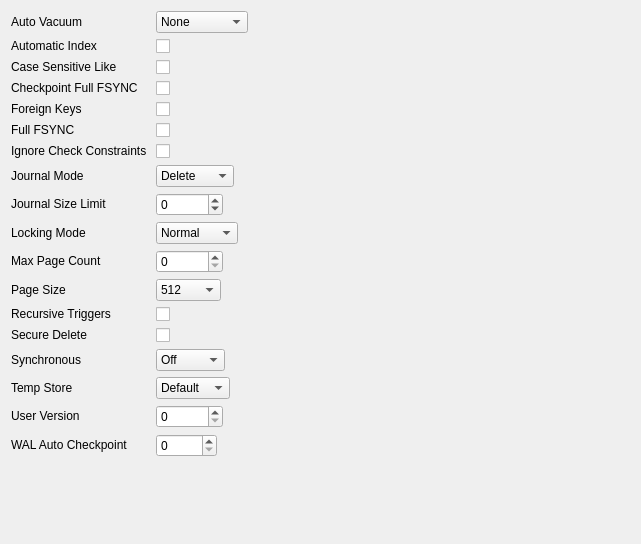
          <widget class="QWidget" name="scrollAreaWidgetContents">
           <property name="geometry">
            <rect>
             <x>0</x>
             <y>0</y>
             <width>641</width>
             <height>544</height>
            </rect>
           </property>
           <layout class="QFormLayout" name="formLayout">
            <property name="fieldGrowthPolicy">
             <enum>QFormLayout::ExpandingFieldsGrow</enum>
            </property>
            <item row="0" column="0">
             <widget class="QLabel" name="labelPragmaAutoVacuum">
              <property name="text">
               <string notr="true">&lt;html&gt;&lt;head/&gt;&lt;body&gt;&lt;p&gt;Auto Vacuum &lt;a href=&quot;http://www.sqlite.org/pragma.html#pragma_auto_vacuum&quot;&gt;&lt;img src=&quot;:/icons/whatis&quot;/&gt;&lt;/a&gt;&lt;/p&gt;&lt;/body&gt;&lt;/html&gt;</string>
              </property>
              <property name="openExternalLinks">
               <bool>true</bool>
              </property>
              <property name="textInteractionFlags">
               <set>Qt::LinksAccessibleByMouse</set>
              </property>
              <property name="buddy">
               <cstring>comboboxPragmaAutoVacuum</cstring>
              </property>
             </widget>
            </item>
            <item row="0" column="1">
             <widget class="QComboBox" name="comboboxPragmaAutoVacuum">
              <item>
               <property name="text">
                <string notr="true">None</string>
               </property>
              </item>
              <item>
               <property name="text">
                <string notr="true">Full</string>
               </property>
              </item>
              <item>
               <property name="text">
                <string notr="true">Incremental</string>
               </property>
              </item>
             </widget>
            </item>
            <item row="1" column="0">
             <widget class="QLabel" name="labelPragmaAutomaticIndex">
              <property name="text">
               <string notr="true">&lt;html&gt;&lt;head/&gt;&lt;body&gt;&lt;p&gt;Automatic Index &lt;a href=&quot;http://www.sqlite.org/pragma.html#pragma_automatic_index&quot;&gt;&lt;img src=&quot;:/icons/whatis&quot;/&gt;&lt;/a&gt;&lt;/p&gt;&lt;/body&gt;&lt;/html&gt;</string>
              </property>
              <property name="openExternalLinks">
               <bool>true</bool>
              </property>
              <property name="buddy">
               <cstring>checkboxPragmaAutomaticIndex</cstring>
              </property>
             </widget>
            </item>
            <item row="1" column="1">
             <widget class="QCheckBox" name="checkboxPragmaAutomaticIndex">
              <property name="text">
               <string/>
              </property>
             </widget>
            </item>
            <item row="2" column="0">
             <widget class="QLabel" name="labelPragmaCaseSensitiveLike">
              <property name="text">
               <string notr="true">&lt;html&gt;&lt;head/&gt;&lt;body&gt;&lt;p&gt;Case Sensitive Like &lt;a href=&quot;https://www.sqlite.org/pragma.html#pragma_case_sensitive_like&quot;&gt;&lt;img src=&quot;:/icons/whatis&quot;/&gt;&lt;/a&gt;&lt;/a&gt;&lt;/p&gt;&lt;/body&gt;&lt;/html&gt;</string>
              </property>
              <property name="openExternalLinks">
               <bool>true</bool>
              </property>
              <property name="buddy">
               <cstring>checkboxPragmaCaseSensitiveLike</cstring>
              </property>
             </widget>
            </item>
            <item row="2" column="1">
             <widget class="QCheckBox" name="checkboxPragmaCaseSensitiveLike">
              <property name="toolTip">
               <string>Warning: this pragma is not readable and this value has been inferred. Writing the pragma might overwrite a redefined LIKE provided by an SQLite extension.</string>
              </property>
              <property name="text">
               <string/>
              </property>
             </widget>
            </item>
            <item row="3" column="0">
             <widget class="QLabel" name="labelPragmaCheckpointFullFsync">
              <property name="text">
               <string notr="true">&lt;html&gt;&lt;head/&gt;&lt;body&gt;&lt;p&gt;Checkpoint Full FSYNC &lt;a href=&quot;https://www.sqlite.org/pragma.html#pragma_checkpoint_fullfsync&quot;&gt;&lt;img src=&quot;:/icons/whatis&quot;/&gt;&lt;/a&gt;&lt;/a&gt;&lt;/p&gt;&lt;/body&gt;&lt;/html&gt;</string>
              </property>
              <property name="openExternalLinks">
               <bool>true</bool>
              </property>
              <property name="buddy">
               <cstring>checkboxPragmaCheckpointFullFsync</cstring>
              </property>
             </widget>
            </item>
            <item row="3" column="1">
             <widget class="QCheckBox" name="checkboxPragmaCheckpointFullFsync">
              <property name="text">
               <string/>
              </property>
             </widget>
            </item>
            <item row="4" column="0">
             <widget class="QLabel" name="labelPragmaForeignKeys">
              <property name="text">
               <string notr="true">&lt;html&gt;&lt;head/&gt;&lt;body&gt;&lt;p&gt;Foreign Keys &lt;a href=&quot;https://www.sqlite.org/pragma.html#pragma_foreign_keys&quot;&gt;&lt;img src=&quot;:/icons/whatis&quot;/&gt;&lt;/a&gt;&lt;/a&gt;&lt;/p&gt;&lt;/body&gt;&lt;/html&gt;</string>
              </property>
              <property name="openExternalLinks">
               <bool>true</bool>
              </property>
              <property name="buddy">
               <cstring>checkboxPragmaForeignKeys</cstring>
              </property>
             </widget>
            </item>
            <item row="4" column="1">
             <widget class="QCheckBox" name="checkboxPragmaForeignKeys">
              <property name="text">
               <string/>
              </property>
             </widget>
            </item>
            <item row="5" column="0">
             <widget class="QLabel" name="labelPragmaFullFsync">
              <property name="text">
               <string notr="true">&lt;html&gt;&lt;head/&gt;&lt;body&gt;&lt;p&gt;Full FSYNC &lt;a href=&quot;https://www.sqlite.org/pragma.html#pragma_fullfsync&quot;&gt;&lt;img src=&quot;:/icons/whatis&quot;/&gt;&lt;/a&gt;&lt;/a&gt;&lt;/p&gt;&lt;/body&gt;&lt;/html&gt;</string>
              </property>
              <property name="openExternalLinks">
               <bool>true</bool>
              </property>
              <property name="buddy">
               <cstring>checkboxPragmaFullFsync</cstring>
              </property>
             </widget>
            </item>
            <item row="5" column="1">
             <widget class="QCheckBox" name="checkboxPragmaFullFsync">
              <property name="text">
               <string/>
              </property>
             </widget>
            </item>
            <item row="6" column="0">
             <widget class="QLabel" name="labelPragmaIgnoreCheckConstraints">
              <property name="text">
               <string notr="true">&lt;html&gt;&lt;head/&gt;&lt;body&gt;&lt;p&gt;Ignore Check Constraints &lt;a href=&quot;https://www.sqlite.org/pragma.html#pragma_ignore_check_constraints&quot;&gt;&lt;img src=&quot;:/icons/whatis&quot;/&gt;&lt;/a&gt;&lt;/a&gt;&lt;/p&gt;&lt;/body&gt;&lt;/html&gt;</string>
              </property>
              <property name="openExternalLinks">
               <bool>true</bool>
              </property>
              <property name="buddy">
               <cstring>checkboxPragmaIgnoreCheckConstraints</cstring>
              </property>
             </widget>
            </item>
            <item row="6" column="1">
             <widget class="QCheckBox" name="checkboxPragmaIgnoreCheckConstraints">
              <property name="text">
               <string/>
              </property>
             </widget>
            </item>
            <item row="7" column="0">
             <widget class="QLabel" name="labelPragmaJournalMode">
              <property name="text">
               <string notr="true">&lt;html&gt;&lt;head/&gt;&lt;body&gt;&lt;p&gt;Journal Mode &lt;a href=&quot;https://www.sqlite.org/pragma.html#pragma_journal_mode&quot;&gt;&lt;img src=&quot;:/icons/whatis&quot;/&gt;&lt;/a&gt;&lt;/a&gt;&lt;/p&gt;&lt;/body&gt;&lt;/html&gt;</string>
              </property>
              <property name="openExternalLinks">
               <bool>true</bool>
              </property>
              <property name="buddy">
               <cstring>comboboxPragmaJournalMode</cstring>
              </property>
             </widget>
            </item>
            <item row="7" column="1">
             <widget class="QComboBox" name="comboboxPragmaJournalMode">
              <item>
               <property name="text">
                <string notr="true">Delete</string>
               </property>
              </item>
              <item>
               <property name="text">
                <string notr="true">Truncate</string>
               </property>
              </item>
              <item>
               <property name="text">
                <string notr="true">Persist</string>
               </property>
              </item>
              <item>
               <property name="text">
                <string notr="true">Memory</string>
               </property>
              </item>
              <item>
               <property name="text">
                <string notr="true">WAL</string>
               </property>
              </item>
              <item>
               <property name="text">
                <string notr="true">Off</string>
               </property>
              </item>
             </widget>
            </item>
            <item row="8" column="0">
             <widget class="QLabel" name="labelJournalSizeLimit">
              <property name="text">
               <string notr="true">&lt;html&gt;&lt;head/&gt;&lt;body&gt;&lt;p&gt;Journal Size Limit &lt;a href=&quot;https://www.sqlite.org/pragma.html#pragma_journal_size_limit&quot;&gt;&lt;img src=&quot;:/icons/whatis&quot;/&gt;&lt;/a&gt;&lt;/a&gt;&lt;/p&gt;&lt;/body&gt;&lt;/html&gt;</string>
              </property>
              <property name="openExternalLinks">
               <bool>true</bool>
              </property>
              <property name="buddy">
               <cstring>spinPragmaJournalSizeLimit</cstring>
              </property>
             </widget>
            </item>
            <item row="8" column="1">
             <widget class="QSpinBox" name="spinPragmaJournalSizeLimit">
              <property name="minimum">
               <number>-1</number>
              </property>
              <property name="maximum">
               <number>100000</number>
              </property>
             </widget>
            </item>
            <item row="9" column="0">
             <widget class="QLabel" name="labelPragmaLockingMode">
              <property name="text">
               <string notr="true">&lt;html&gt;&lt;head/&gt;&lt;body&gt;&lt;p&gt;Locking Mode &lt;a href=&quot;https://www.sqlite.org/pragma.html#pragma_locking_mode&quot;&gt;&lt;img src=&quot;:/icons/whatis&quot;/&gt;&lt;/a&gt;&lt;/a&gt;&lt;/p&gt;&lt;/body&gt;&lt;/html&gt;</string>
              </property>
              <property name="openExternalLinks">
               <bool>true</bool>
              </property>
              <property name="buddy">
               <cstring>comboboxPragmaLockingMode</cstring>
              </property>
             </widget>
            </item>
            <item row="9" column="1">
             <widget class="QComboBox" name="comboboxPragmaLockingMode">
              <item>
               <property name="text">
                <string notr="true">Normal</string>
               </property>
              </item>
              <item>
               <property name="text">
                <string notr="true">Exclusive</string>
               </property>
              </item>
             </widget>
            </item>
            <item row="10" column="0">
             <widget class="QLabel" name="labelPragmaMaxPageCount">
              <property name="text">
               <string notr="true">&lt;html&gt;&lt;head/&gt;&lt;body&gt;&lt;p&gt;Max Page Count &lt;a href=&quot;https://www.sqlite.org/pragma.html#pragma_max_page_count&quot;&gt;&lt;img src=&quot;:/icons/whatis&quot;/&gt;&lt;/a&gt;&lt;/a&gt;&lt;/p&gt;&lt;/body&gt;&lt;/html&gt;</string>
              </property>
              <property name="openExternalLinks">
               <bool>true</bool>
              </property>
              <property name="buddy">
               <cstring>spinPragmaMaxPageCount</cstring>
              </property>
             </widget>
            </item>
            <item row="10" column="1">
             <widget class="QSpinBox" name="spinPragmaMaxPageCount">
              <property name="maximum">
               <number>2000000000</number>
              </property>
             </widget>
            </item>
            <item row="11" column="0">
             <widget class="QLabel" name="labelPragmaPageSize">
              <property name="text">
               <string notr="true">&lt;html&gt;&lt;head/&gt;&lt;body&gt;&lt;p&gt;Page Size &lt;a href=&quot;https://www.sqlite.org/pragma.html#pragma_page_size&quot;&gt;&lt;img src=&quot;:/icons/whatis&quot;/&gt;&lt;/a&gt;&lt;/a&gt;&lt;/p&gt;&lt;/body&gt;&lt;/html&gt;</string>
              </property>
              <property name="openExternalLinks">
               <bool>true</bool>
              </property>
              <property name="buddy">
               <cstring>comboPragmaPageSize</cstring>
              </property>
             </widget>
            </item>
            <item row="11" column="1">
             <widget class="QComboBox" name="comboPragmaPageSize">
              <item>
               <property name="text">
                <string notr="true">512</string>
               </property>
              </item>
              <item>
               <property name="text">
                <string notr="true">1024</string>
               </property>
              </item>
              <item>
               <property name="text">
                <string notr="true">2048</string>
               </property>
              </item>
              <item>
               <property name="text">
                <string notr="true">4096</string>
               </property>
              </item>
              <item>
               <property name="text">
                <string notr="true">8192</string>
               </property>
              </item>
              <item>
               <property name="text">
                <string notr="true">16384</string>
               </property>
              </item>
              <item>
               <property name="text">
                <string notr="true">32768</string>
               </property>
              </item>
              <item>
               <property name="text">
                <string notr="true">65536</string>
               </property>
              </item>
             </widget>
            </item>
            <item row="12" column="0">
             <widget class="QLabel" name="labelPragmaRecursiveTriggers">
              <property name="text">
               <string notr="true">&lt;html&gt;&lt;head/&gt;&lt;body&gt;&lt;p&gt;Recursive Triggers &lt;a href=&quot;https://www.sqlite.org/pragma.html#pragma_recursive_triggers&quot;&gt;&lt;img src=&quot;:/icons/whatis&quot;/&gt;&lt;/a&gt;&lt;/a&gt;&lt;/p&gt;&lt;/body&gt;&lt;/html&gt;</string>
              </property>
              <property name="openExternalLinks">
               <bool>true</bool>
              </property>
              <property name="buddy">
               <cstring>checkboxPragmaRecursiveTriggers</cstring>
              </property>
             </widget>
            </item>
            <item row="12" column="1">
             <widget class="QCheckBox" name="checkboxPragmaRecursiveTriggers">
              <property name="text">
               <string/>
              </property>
             </widget>
            </item>
            <item row="13" column="0">
             <widget class="QLabel" name="labelPragmaSecureDelete">
              <property name="text">
               <string notr="true">&lt;html&gt;&lt;head/&gt;&lt;body&gt;&lt;p&gt;Secure Delete &lt;a href=&quot;https://www.sqlite.org/pragma.html#pragma_secure_delete&quot;&gt;&lt;img src=&quot;:/icons/whatis&quot;/&gt;&lt;/a&gt;&lt;/a&gt;&lt;/p&gt;&lt;/body&gt;&lt;/html&gt;</string>
              </property>
              <property name="openExternalLinks">
               <bool>true</bool>
              </property>
              <property name="buddy">
               <cstring>checkboxPragmaSecureDelete</cstring>
              </property>
             </widget>
            </item>
            <item row="13" column="1">
             <widget class="QCheckBox" name="checkboxPragmaSecureDelete">
              <property name="text">
               <string/>
              </property>
             </widget>
            </item>
            <item row="14" column="0">
             <widget class="QLabel" name="labelPragmaSynchronous">
              <property name="text">
               <string notr="true">&lt;html&gt;&lt;head/&gt;&lt;body&gt;&lt;p&gt;Synchronous &lt;a href=&quot;https://www.sqlite.org/pragma.html#pragma_synchronous&quot;&gt;&lt;img src=&quot;:/icons/whatis&quot;/&gt;&lt;/a&gt;&lt;/a&gt;&lt;/p&gt;&lt;/body&gt;&lt;/html&gt;</string>
              </property>
              <property name="openExternalLinks">
               <bool>true</bool>
              </property>
              <property name="buddy">
               <cstring>comboboxPragmaSynchronous</cstring>
              </property>
             </widget>
            </item>
            <item row="14" column="1">
             <widget class="QComboBox" name="comboboxPragmaSynchronous">
              <item>
               <property name="text">
                <string notr="true">Off</string>
               </property>
              </item>
              <item>
               <property name="text">
                <string notr="true">Normal</string>
               </property>
              </item>
              <item>
               <property name="text">
                <string notr="true">Full</string>
               </property>
              </item>
             </widget>
            </item>
            <item row="15" column="0">
             <widget class="QLabel" name="labelPragmaTempStore">
              <property name="text">
               <string notr="true">&lt;html&gt;&lt;head/&gt;&lt;body&gt;&lt;p&gt;Temp Store &lt;a href=&quot;https://www.sqlite.org/pragma.html#pragma_temp_store&quot;&gt;&lt;img src=&quot;:/icons/whatis&quot;/&gt;&lt;/a&gt;&lt;/a&gt;&lt;/p&gt;&lt;/body&gt;&lt;/html&gt;</string>
              </property>
              <property name="openExternalLinks">
               <bool>true</bool>
              </property>
              <property name="buddy">
               <cstring>comboboxPragmaTempStore</cstring>
              </property>
             </widget>
            </item>
            <item row="15" column="1">
             <widget class="QComboBox" name="comboboxPragmaTempStore">
              <item>
               <property name="text">
                <string notr="true">Default</string>
               </property>
              </item>
              <item>
               <property name="text">
                <string notr="true">File</string>
               </property>
              </item>
              <item>
               <property name="text">
                <string notr="true">Memory</string>
               </property>
              </item>
             </widget>
            </item>
            <item row="16" column="0">
             <widget class="QLabel" name="labelPragmaUserVersion">
              <property name="text">
               <string notr="true">&lt;html&gt;&lt;head/&gt;&lt;body&gt;&lt;p&gt;User Version &lt;a href=&quot;https://www.sqlite.org/pragma.html#pragma_user_version&quot;&gt;&lt;img src=&quot;:/icons/whatis&quot;/&gt;&lt;/a&gt;&lt;/a&gt;&lt;/p&gt;&lt;/body&gt;&lt;/html&gt;</string>
              </property>
              <property name="openExternalLinks">
               <bool>true</bool>
              </property>
              <property name="buddy">
               <cstring>spinPragmaUserVersion</cstring>
              </property>
             </widget>
            </item>
            <item row="16" column="1">
             <widget class="QSpinBox" name="spinPragmaUserVersion">
              <property name="maximum">
               <number>2147483647</number>
              </property>
             </widget>
            </item>
            <item row="17" column="0">
             <widget class="QLabel" name="labelPragmaWalAutoCheckpoint">
              <property name="text">
               <string notr="true">&lt;html&gt;&lt;head/&gt;&lt;body&gt;&lt;p&gt;WAL Auto Checkpoint &lt;a href=&quot;https://www.sqlite.org/pragma.html#pragma_wal_autocheckpoint&quot;&gt;&lt;img src=&quot;:/icons/whatis&quot;/&gt;&lt;/a&gt;&lt;/a&gt;&lt;/p&gt;&lt;/body&gt;&lt;/html&gt;</string>
              </property>
              <property name="openExternalLinks">
               <bool>true</bool>
              </property>
              <property name="buddy">
               <cstring>spinPragmaWalAutoCheckpoint</cstring>
              </property>
             </widget>
            </item>
            <item row="17" column="1">
             <widget class="QSpinBox" name="spinPragmaWalAutoCheckpoint">
              <property name="maximum">
               <number>10000</number>
              </property>
             </widget>
            </item>
           </layout>
          </widget>
